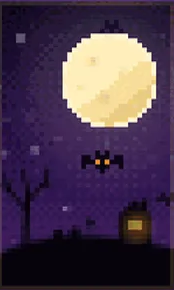
#> input picture design/mocks/assets/cape-nietoperz.png, 174 x 290 px, given in place of cape-nietoperz.png.png, which was not available
$ python -i make-sprites.py   (imports and definitions only)
#> lines starting #> are read from the running program, lines starting #| are printed output that depends on the picture; after the words box and inside, x2 and y2 are one past the last pixel; in counts of white or black regions, pixels touching at a corner belong together; pictures that were not available may be replaced by others from this repository, and a replacement may not be noted
#!/usr/bin/env python3
"""Authored pixel stickers for the Nore "Album" mocks (synthetic artwork, made for this design).

Writes transparent PNGs next to this file. Each sprite is a string grid; every character is a colour key.
The same grids are meant to be reused in game through Render2D.pixels(), so the launcher, the website and
the client draw the exact same stickers. Run:  python3 design/mocks/assets/make-sprites.py
"""
import os
from PIL import Image

HERE = os.path.dirname(os.path.abspath(__file__))

SPRITES = {
    # Halloween 2026 – glow-in-the-dark series (phosphor P glows in the dark)
    'pumpkin': (['.....gl....',
                 '...oOgOo...',
                 '.ooOoooOoo.',
                 'oOoYoOoYoOo',
                 'oOYYoOoYYOo',
                 'oOooOYOooOo',
                 'oYoOoOoOoYo',
                 'oOYYoYoYYOo',
                 'dOoYYYYYoOd',
                 '.ddOoOoOdd.',
                 '...ddddd...'],
                {'o': '#ff7417', 'O': '#e0600f', 'd': '#9a3a08', 'g': '#5e7a22', 'l': '#8fc043', 'Y': '#ffe27a'}),
    'bat': (['X.........X',
             'XX..X.X..XX',
             'XXX.XXX.XXX',
             '.XXXePeXXX.',
             '..XXXXXXX..',
             '...X.X.X...'],
            {'X': '#2a2230', 'e': '#ff7417', 'P': '#2a2230'}),
    'ghost': (['...PPPPP...',
               '..PPPPPPP..',
               '.PPPPPPPPP.',
               '.PPkPPPkPP.',
               '.PPkPPPkPP.',
               '.PPPPPPPPP.',
               '.PPPPkkPPP.',
               '.PPPPPPPPP.',
               '.PPPPPPPPP.',
               '.PP.PPP.PP.',
               '.P...P...P.'],
              {'P': '#d2ff7a', 'k': '#1a2410'}),
    'spider': (['.....w.....',
                '.....w.....',
                'k...kkk...k',
                '.k.kkkkk.k.',
                '..kkrkrkk..',
                'kkkkkkkkkkk',
                '..kkkkkkk..',
                '.k.kkkkk.k.',
                'k...kkk...k'],
               {'k': '#221c26', 'r': '#ff5a4f', 'w': '#cfc8d6'}),
    'hat': (['......kk...',
             '.....kkk...',
             '....kkkk...',
             '....kkkkk..',
             '...kkkkkk..',
             '...vvvvvv..',
             '..kkkkkkkk.',
             'kkkkkkkkkkk'],
            {'k': '#2b1f3a', 'v': '#9d5cff'}),
    'candy': (['oo.......oo',
               'ooo.www.ooo',
               '.oowooowoo.',
               '..wooowoow.',
               '.oowooowoo.',
               'ooo.www.ooo',
               'oo.......oo'],
              {'o': '#ff7417', 'w': '#fbfaf7'}),
    # Winter series
    'flake': (['....w....',
               '.w..w..w.',
               '..w.w.w..',
               '...www...',
               'wwwwiwwww',
               '...www...',
               '..w.w.w..',
               '.w..w..w.',
               '....w....'],
              {'w': '#e9f4ff', 'i': '#8fd3ff'}),
    'gift': (['...g.g...',
              '....g....',
              'rrrrgrrrr',
              'rrrrgrrrr',
              'ggggggggg',
              'rrrrgrrrr',
              'rrrrgrrrr',
              'rrrrgrrrr'],
             {'r': '#ff5a5a', 'g': '#ffd257'}),
}

# Player heads (8x8 faces). Synthetic players, not real skins.
HEADS = {
    'head-kondzio': ['hhhhhhhh', 'hhhhhhhh', 'hsssssh.', 'swwsswws', 'sbwsswbs', 'ssssssss', 'ssmmmmss', 'ssssssss'],
    'head-ola':     ['HHHHHHHH', 'HHHHHHHH', 'HSSSSSSH', 'SwwSSwwS', 'SgwSSwgS', 'SSSSSSSS', 'HSSMMSSH', 'HSSSSSSH'],
    'head-bartek':  ['cccccccc', 'cccccccc', 'cttttttc', 'twwttwwt', 'tbwttwbt', 'tttttttt', 'tteeeett', 'tttttttt'],
    'head-mila':    ['RRRRRRRR', 'RRRRRRRR', 'RqqqqqqR', 'qwwqqwwq', 'qpwqqwpq', 'qqqqqqqq', 'RqqmmqqR', 'RqqqqqqR'],
    'head-steve':   ['dddddddd', 'dddddddd', 'dsssssssd'[:8], 'swwsswws', 'sbwsswbs', 'ssssssss', 'ssnnnnss', 'ssssssss'],
}
HEAD_COLORS = {
    'h': '#3b2a1e', 's': '#c99a74', 'w': '#ffffff', 'b': '#4a63c9', 'm': '#8a5a44', '.': '#3b2a1e',
    'H': '#e8c873', 'S': '#f0c8a8', 'g': '#3fa86b', 'M': '#c46a6a',
    'c': '#1d1d24', 't': '#8a6448', 'e': '#5a3a2a',
    'R': '#b23a3a', 'q': '#e9b48f', 'p': '#7a4ab8',
    'd': '#2b1e14', 'n': '#6a4030',
}


def save(name, rows, colors, scale=16):
    w = max(len(r) for r in rows)
    im = Image.new('RGBA', (w * scale, len(rows) * scale), (0, 0, 0, 0))
    px = im.load()
    for y, row in enumerate(rows):
        for x, ch in enumerate(row):
            if ch == '.' and '.' not in colors:
                continue
            c = colors.get(ch)
            if not c:
                continue
            rgb = tuple(int(c[i:i + 2], 16) for i in (1, 3, 5))
            for yy in range(scale):
                for xx in range(scale):
                    px[x * scale + xx, y * scale + yy] = rgb + (255,)
    im.save(os.path.join(HERE, name + '.png'))


# [5 lines not run here, left out]


# Die-cut variants with the vinyl rim baked in (for places where a CSS filter is not wanted, e.g. the website).
from PIL import ImageFilter


def rimmed(name, rim=10, pad=14):
#> called with name = 'cape-nietoperz.png', rim = 10, pad = 14
    src = Image.open(os.path.join(HERE, name + '.png')).convert('RGBA')
    w, h = src.size
#> w = 174; h = 290
    out = Image.new('RGBA', (w + 2 * pad, h + 2 * pad), (0, 0, 0, 0))
#> out: PIL image 202x318 RGBA; every value is 0
    out.paste(src, (pad, pad), src)
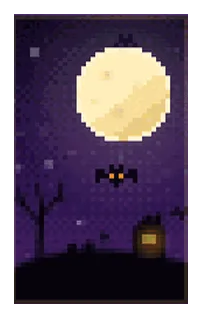
#> out: PIL image 202x318 RGBA; mean R, G, B, A 57.3, 43.4, 60.1, 200.3; transparent parts drawn white
    a = out.split()[3].point(lambda v: 255 if v > 0 else 0).filter(ImageFilter.MaxFilter(rim * 2 + 1))
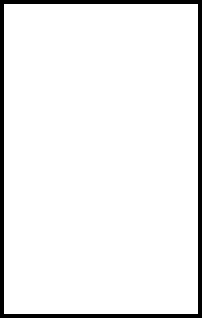
#> a: PIL image 202x318 L; 93.6% white; 1 black region, box (x1, y1, x2, y2) and area: (0, 0, 202, 318) 4096
    base = Image.new('RGBA', out.size, (251, 250, 247, 255))
    base.putalpha(a)
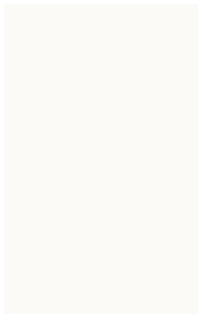
#> base: PIL image 202x318 RGBA; mean R, G, B, A 251, 250, 247, 238.7; transparent parts drawn white
    base.alpha_composite(out)
    base.save(os.path.join(HERE, name + '-sticker.png'))


# [2 lines not run here, left out]

>>> result = rimmed('cape-nietoperz.png')
